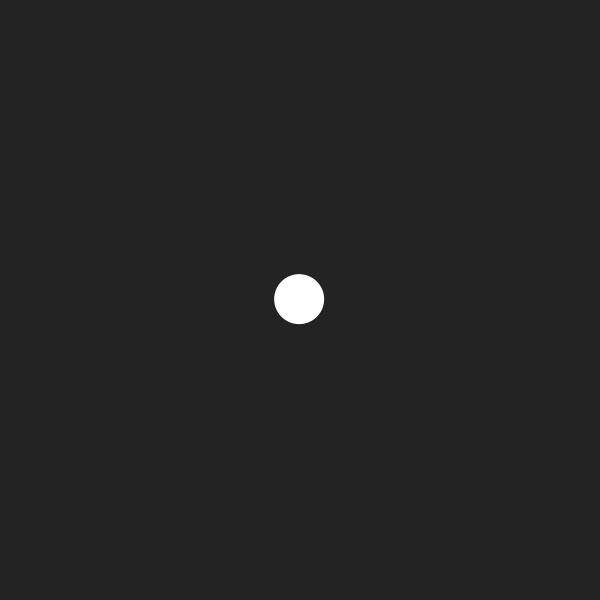
Frame 1 (no input)
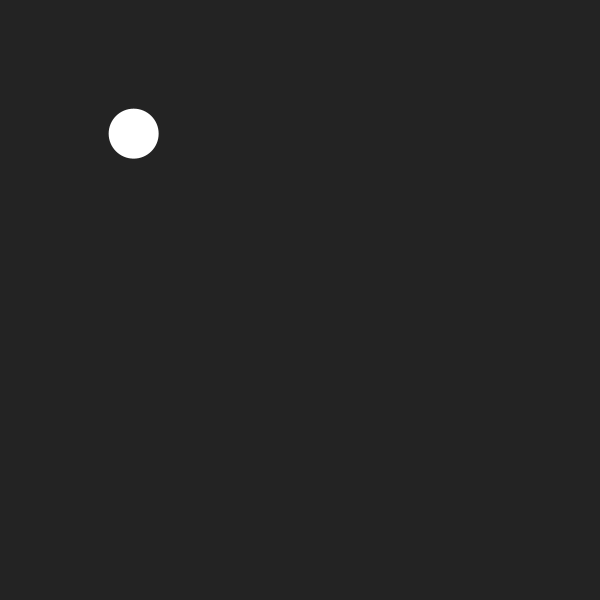
Frame 60 (the mouse pressed at the canvas centre just before this capture)
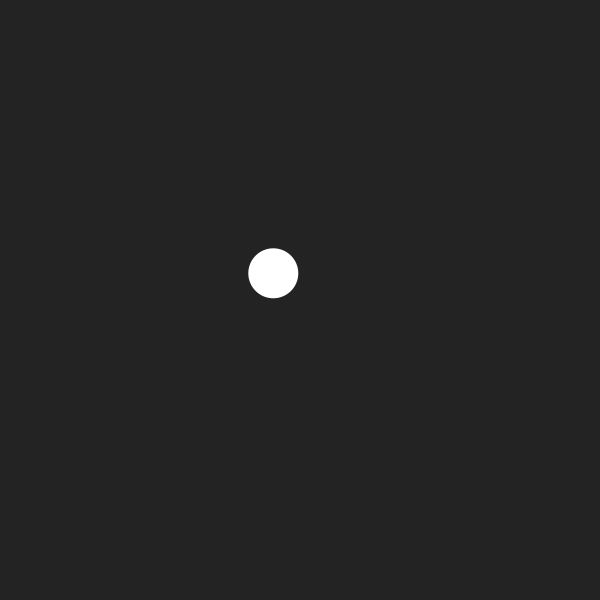
Frame 120 (the mouse held since frame 60 and released just before this capture)

The Processing sketch that drew these frames (run headless with seeded random() and noise(); from frame 60 on, the mouse is pressed at the canvas centre):

// Processing sketch: exercise_8
// ── exercise_8.pde
PVector mouse;
PVector location;
PVector velocity;

void setup() {
  size(600, 600);
  location = new PVector(width / 2, height / 2); 
  velocity = new PVector(0, 0);
}

void draw() {
  background(35);
  mouse = new PVector(mouseX, mouseY);
  
  PVector distance = PVector.sub(mouse, location);
  PVector direction = distance.copy();
  direction.normalize(); 
  PVector acceleration = direction;
  acceleration.mult(distance.mag() / 350);

  velocity.add(acceleration); 
  velocity.limit(4);
  location.add(velocity);
  
  noStroke();
  circle(location.x, location.y, 50);
}
